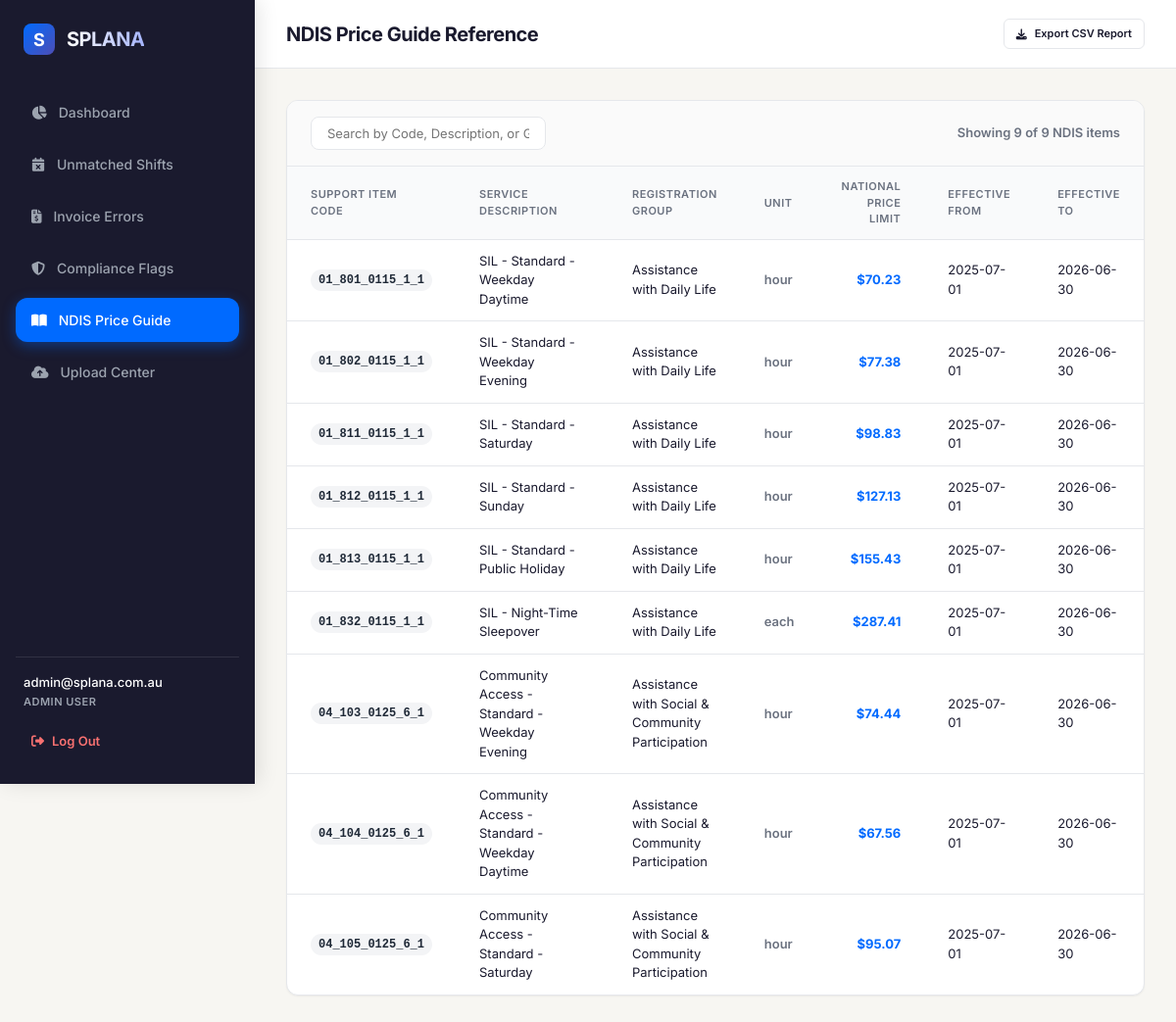
/price-rules (signed in), run on the app's committed database.
### tables this page shows
CREATE TABLE price_rules (
        rule_id INTEGER PRIMARY KEY AUTOINCREMENT,
        support_item_code TEXT UNIQUE NOT NULL,
        service_description TEXT,
        registration_group TEXT,
        unit TEXT,
        price_limit_national REAL,
        effective_from TEXT,
        effective_to TEXT,
        uploaded_at TIMESTAMP DEFAULT CURRENT_TIMESTAMP
    );

### app.py (the view)
@app.route('/price-rules')
@login_required
def price_rules():
    conn = get_db()
    cursor = conn.cursor()
    cursor.execute("SELECT * FROM price_rules ORDER BY support_item_code ASC")
    rules = cursor.fetchall()
    conn.close()
    return render_template('price_rules.html', user=get_current_user(), rules=rules)

### app.py (called while the page is built)
def is_logged_in():
    return 'user_id' in session

def get_current_user():
    if not is_logged_in():
        return None
    return {
        "user_id": session.get("user_id"),
        "email": session.get("email"),
        "role": session.get("role")
    }

def login_required(f):
    from functools import wraps
    @wraps(f)
    def decorated_function(*args, **kwargs):
        if not is_logged_in():
            flash("Please log in to access this page.", "error")
            return redirect(url_for('login'))
        return f(*args, **kwargs)
    return decorated_function

### database.py (called while the page is built)
def get_db():
    conn = sqlite3.connect(DB_NAME)
    conn.row_factory = sqlite3.Row
    return conn

### templates/price_rules.html (shortened to what this page needs)
{% extends 'base.html' %}
{% block page_header %}NDIS Price Guide Reference{% endblock %}
{% block content %}
<div class="data-table-container">
    <div class="table-filter-bar">
        <div class="filter-group">
            <input type="text" id="searchInput" class="search-input" placeholder="Search by Code, Description, or Group..." onkeyup="filterTable()">
        </div>
        <div style="font-size: 13px; font-weight: 600; color: var(--text-muted);">
            Showing <span id="filteredCount">0</span> of {{ rules|length }} NDIS items
        </div>
    </div>
    <table class="high-density-table" id="rulesTable">
        <thead>
            <tr>
                <th>Support Item Code</th>
                <th style="width: 40%;">Service Description</th>
                <th>Registration Group</th>
                <th>Unit</th>
                <th style="text-align: right;">National Price Limit</th>
                <th>Effective From</th>
                <th>Effective To</th>
            </tr>
        </thead>
        <tbody>
            {% for row in rules %}
            <tr>
                <td><span class="badge" style="font-family: monospace; background-color: #F3F4F6; color: #1F2937; font-weight: 600; font-size: 12px;">{{ row.support_item_code }}</span></td>
                <td>{{ row.service_description }}</td>
                <td>{{ row.registration_group }}</td>
                <td style="font-weight: 600; color: var(--text-muted);">{{ row.unit }}</td>
                <td style="text-align: right; font-weight: 700; color: var(--primary);">
                    ${{ "{:,.2f}".format(row.price_limit_national) }}
                </td>
                <td>{{ row.effective_from }}</td>
                <td>{{ row.effective_to }}</td>
            </tr>
            {% endfor %}
        </tbody>
    </table>
</div>
{% endblock %}

### static/style.css (style rules this page uses)
:root { --primary: #006AFF; --primary-hover: #0056cc; --accent: #4D4DB4; --dark: #1A1A2E; --bg-light: #F7F6F2; --white: #FFFFFF; --success: #10B981; --success-light: #D1FAE5; --warning: #F59E0B; --warning-light: #FEF3C7; --danger: #EF4444; --danger-light: #FEE2E2; --info: #3B82F6; --info-light: #DBEAFE; --border-color: #E5E7EB; --text-muted: #6B7280; --font-sans: 'Inter', -apple-system, BlinkMacSystemFont, "Segoe UI", Roboto, Arial, sans-serif; --sidebar-width: 260px; --header-height: 70px; --border-radius: 12px; --shadow-sm: 0 1px 2px 0 rgba(0, 0, 0, 0.05); --shadow-md: 0 4px 6px -1px rgba(0, 0, 0, 0.1), 0 2px 4px -1px rgba(0, 0, 0, 0.06); --shadow-lg: 0 10px 15px -3px rgba(0, 0, 0, 0.1), 0 4px 6px -2px rgba(0, 0, 0, 0.05); }
* { box-sizing: border-box; margin: 0; padding: 0; }
body { font-family: var(--font-sans); background-color: var(--bg-light); color: var(--dark); line-height: 1.5; -webkit-font-smoothing: antialiased; }
.data-table-container { background-color: var(--white); border-radius: var(--border-radius); box-shadow: var(--shadow-sm); border: 1px solid var(--border-color); overflow: hidden; margin-bottom: 24px; }
.table-filter-bar { padding: 16px 24px; border-bottom: 1px solid var(--border-color); display: flex; justify-content: space-between; align-items: center; gap: 16px; flex-wrap: wrap; background-color: #FAFAFA; }
.filter-group { display: flex; align-items: center; gap: 12px; }
.search-input { padding: 8px 16px; border: 1px solid var(--border-color); border-radius: 8px; font-size: 13px; font-family: var(--font-sans); outline: none; min-width: 240px; transition: border-color 0.2s; }
.high-density-table { width: 100%; border-collapse: collapse; text-align: left; font-size: 13px; }
.high-density-table th { background-color: #F9FAFB; font-weight: 600; color: var(--text-muted); padding: 12px 24px; border-bottom: 1px solid var(--border-color); text-transform: uppercase; font-size: 11px; letter-spacing: 0.5px; }
.high-density-table td { padding: 12px 24px; border-bottom: 1px solid var(--border-color); color: var(--dark); vertical-align: middle; }
.high-density-table tbody tr:last-child td { border-bottom: none; }
.badge { display: inline-flex; align-items: center; padding: 2px 8px; border-radius: 9999px; font-size: 11px; font-weight: 600; text-transform: capitalize; }

### data on the page
price_rules: support_item_code "01_801_0115_1_1", service_description "SIL - Standard - Weekday Daytime", registration_group "Assistance with Daily Life", unit "hour", price_limit_national "70.23", effective_from "2025-07-01", effective_to "2026-06-30"
price_rules: support_item_code "01_802_0115_1_1", service_description "SIL - Standard - Weekday Evening", registration_group "Assistance with Daily Life", unit "hour", price_limit_national "77.38", effective_from "2025-07-01", effective_to "2026-06-30"
price_rules: support_item_code "01_811_0115_1_1", service_description "SIL - Standard - Saturday", registration_group "Assistance with Daily Life", unit "hour", price_limit_national "98.83", effective_from "2025-07-01", effective_to "2026-06-30"
price_rules: support_item_code "01_812_0115_1_1", service_description "SIL - Standard - Sunday", registration_group "Assistance with Daily Life", unit "hour", price_limit_national "127.13", effective_from "2025-07-01", effective_to "2026-06-30"
price_rules: support_item_code "01_813_0115_1_1", service_description "SIL - Standard - Public Holiday", registration_group "Assistance with Daily Life", unit "hour", price_limit_national "155.43", effective_from "2025-07-01", effective_to "2026-06-30"
price_rules: support_item_code "01_832_0115_1_1", service_description "SIL - Night-Time Sleepover", registration_group "Assistance with Daily Life", unit "each", price_limit_national "287.41", effective_from "2025-07-01", effective_to "2026-06-30"
price_rules: support_item_code "04_103_0125_6_1", service_description "Community Access - Standard - Weekday Evening", registration_group "Assistance with Social & Community Participation", unit "hour", price_limit_national "74.44", effective_from "2025-07-01", effective_to "2026-06-30"
price_rules: support_item_code "04_104_0125_6_1", service_description "Community Access - Standard - Weekday Daytime", registration_group "Assistance with Social & Community Participation", unit "hour", price_limit_national "67.56", effective_from "2025-07-01", effective_to "2026-06-30"
price_rules: support_item_code "04_105_0125_6_1", service_description "Community Access - Standard - Saturday", registration_group "Assistance with Social & Community Participation", unit "hour", price_limit_national "95.07", effective_from "2025-07-01", effective_to "2026-06-30"

### other printed values
{{ user.email }} "admin@splana.com.au"
{{ user.role }} "ADMIN"
{{ rules|length }} "9"
